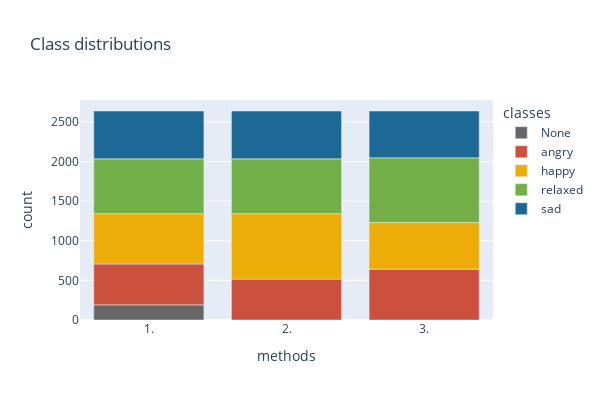

Notebook code cell kept with this figure:
### Code cell
fig = px.bar(bar_df,
             x="methods",
             y="count",
             color="classes",
             width=600,
             height=400,
             color_discrete_map={
             "sad": px.colors.qualitative.Prism[1],
             "angry": px.colors.qualitative.Prism[7],
             "relaxed": px.colors.qualitative.Prism[4],
             "happy": px.colors.qualitative.Prism[5],
             "None": px.colors.qualitative.Prism[10]},
             title="Class distributions",)
fig.show()

### Figure 1 — Plotly figure (JSON) as saved in the notebook; plotly's stock layout.template omitted (floating-point values rounded to 4 significant figures)
{"data": [{"alignmentgroup": "True", "hovertemplate": "classes=None<br>methods=%{x}<br>count=%{y}<extra></extra>", "legendgroup": "None", "marker": {"color": "rgb(102, 102, 102)", "pattern": {"shape": ""}}, "name": "None", "offsetgroup": "None", "orientation": "v", "showlegend": true, "textposition": "auto", "x": ["1.", "2.", "3."], "xaxis": "x", "y": [191.0, 0.0, 0.0], "yaxis": "y", "type": "bar"}, {"alignmentgroup": "True", "hovertemplate": "classes=angry<br>methods=%{x}<br>count=%{y}<extra></extra>", "legendgroup": "angry", "marker": {"color": "rgb(204, 80, 62)", "pattern": {"shape": ""}}, "name": "angry", "offsetgroup": "angry", "orientation": "v", "showlegend": true, "textposition": "auto", "x": ["1.", "2.", "3."], "xaxis": "x", "y": [516.0, 516.0, 642.0], "yaxis": "y", "type": "bar"}, {"alignmentgroup": "True", "hovertemplate": "classes=happy<br>methods=%{x}<br>count=%{y}<extra></extra>", "legendgroup": "happy", "marker": {"color": "rgb(237, 173, 8)", "pattern": {"shape": ""}}, "name": "happy", "offsetgroup": "happy", "orientation": "v", "showlegend": true, "textposition": "auto", "x": ["1.", "2.", "3."], "xaxis": "x", "y": [635.0, 826.0, 588.0], "yaxis": "y", "type": "bar"}, {"alignmentgroup": "True", "hovertemplate": "classes=relaxed<br>methods=%{x}<br>count=%{y}<extra></extra>", "legendgroup": "relaxed", "marker": {"color": "rgb(115, 175, 72)", "pattern": {"shape": ""}}, "name": "relaxed", "offsetgroup": "relaxed", "orientation": "v", "showlegend": true, "textposition": "auto", "x": ["1.", "2.", "3."], "xaxis": "x", "y": [692.0, 692.0, 817.0], "yaxis": "y", "type": "bar"}, {"alignmentgroup": "True", "hovertemplate": "classes=sad<br>methods=%{x}<br>count=%{y}<extra></extra>", "legendgroup": "sad", "marker": {"color": "rgb(29, 105, 150)", "pattern": {"shape": ""}}, "name": "sad", "offsetgroup": "sad", "orientation": "v", "showlegend": true, "textposition": "auto", "x": ["1.", "2.", "3."], "xaxis": "x", "y": [604.0, 604.0, 591.0], "yaxis": "y", "type": "bar"}], "layout": {"xaxis": {"anchor": "y", "domain": [0.0, 1.0], "title": {"text": "methods"}}, "yaxis": {"anchor": "x", "domain": [0.0, 1.0], "title": {"text": "count"}}, "legend": {"title": {"text": "classes"}, "tracegroupgap": 0}, "title": {"text": "Class distributions"}, "barmode": "relative", "height": 400, "width": 600}}
